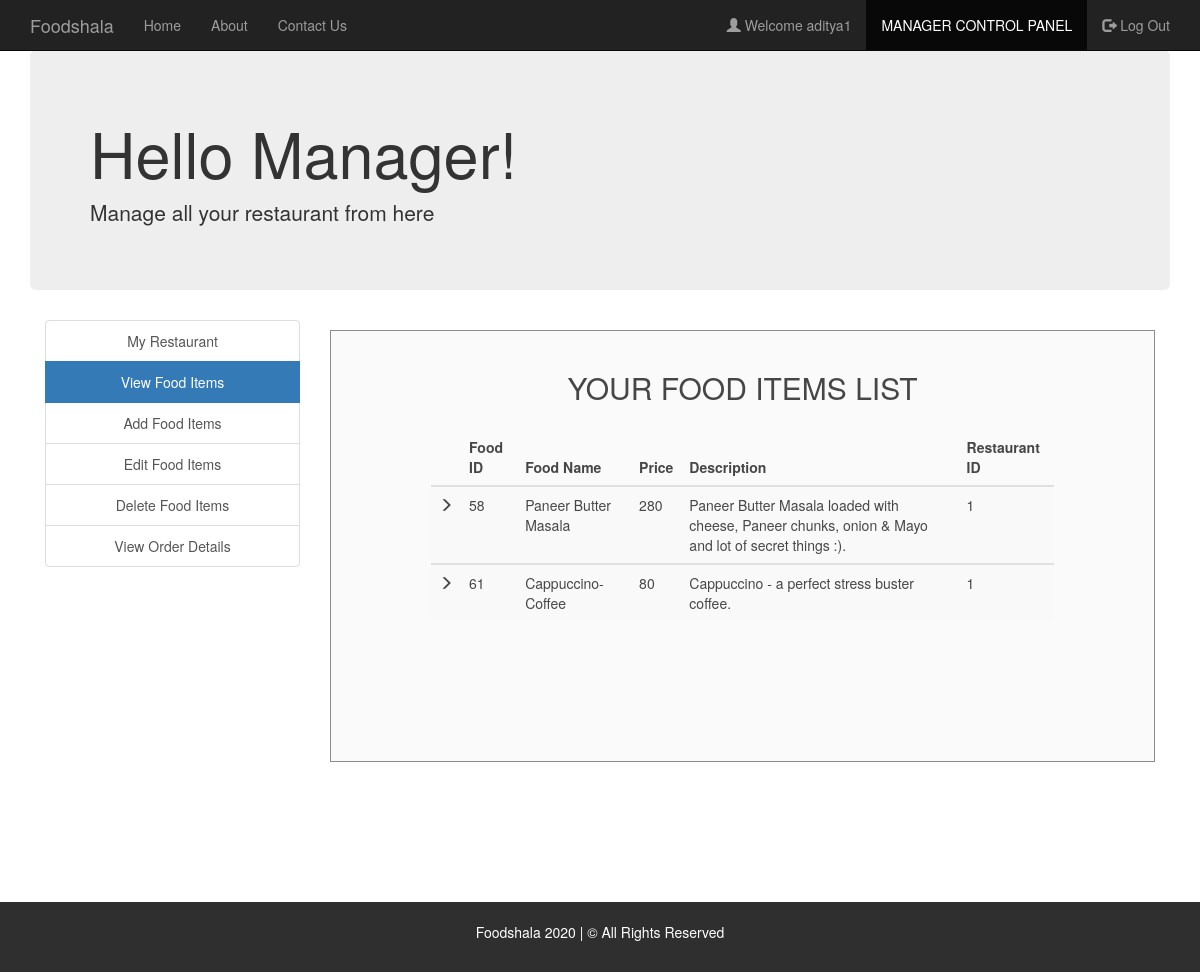
/view_food_items.php (signed in), run on the app's committed database.
### tables this page shows
CREATE TABLE `MANAGER` (
  `username` varchar(30) NOT NULL,
  `fullname` varchar(30) NOT NULL,
  `email` varchar(30) NOT NULL,
  `contact` varchar(30) NOT NULL,
  `address` varchar(50) NOT NULL,
  `password` varchar(30) NOT NULL
);

CREATE TABLE `FOOD` (
  `F_ID` int(30) NOT NULL,
  `name` varchar(30) NOT NULL,
  `price` int(30) NOT NULL,
  `description` varchar(200) NOT NULL,
  `R_ID` int(30) NOT NULL,
  `images_path` varchar(200) NOT NULL
);

### session_m.php (called while the page is built, shortened)
<?php
$conn = Connect();
$user_check=$_SESSION['login_user1'];
$query = "SELECT username FROM MANAGER WHERE username = '$user_check'";
$ses_sql = mysqli_query($conn, $query);
$row = mysqli_fetch_assoc($ses_sql);
$login_session =$row['username'];
?>

### view_food_items.php (the view, shortened to what this page needs)
<?php
include('session_m.php');
?>
<!DOCTYPE html>
<html>
  <head>
  </head>
  <link rel="stylesheet" type = "text/css" href ="css/view_food_items.css">
  <link rel="stylesheet" type = "text/css" href ="css/bootstrap.min.css">
  <body>
    <nav class="navbar navbar-inverse navbar-fixed-top navigation-clean-search" role="navigation">
      <div class="container">
        <div class="navbar-header">
          <a class="navbar-brand" href="index.php">Foodshala</a>
        </div>
        <div class="collapse navbar-collapse " id="myNavbar">
          <ul class="nav navbar-nav">
            <li><a href="index.php">Home</a></li>
            <li><a href="aboutus.php">About</a></li>
            <li><a href="contactus.php">Contact Us</a></li>
          </ul>
          <ul class="nav navbar-nav navbar-right">
            <li><a href="#"><span class="glyphicon glyphicon-user"></span> Welcome <?php echo $login_session; ?> </a></li>
            <li class="active"> <a href="managerlogin.php">MANAGER CONTROL PANEL</a></li>
            <li><a href="logout_m.php"><span class="glyphicon glyphicon-log-out"></span> Log Out </a></li>
          </ul>
        </div>
      </div>
    </nav>
<div class="container">
    <div class="jumbotron">
     <h1>Hello Manager! </h1>
     <p>Manage all your restaurant from here</p>
    </div>
    </div>
<div class="container">
    	<div class="col-xs-3" style="text-align: center;">
    	<div class="list-group">
    		<a href="myrestaurant.php" class="list-group-item ">My Restaurant</a>
    		<a href="view_food_items.php" class="list-group-item active">View Food Items</a>
    		<a href="add_food_items.php" class="list-group-item ">Add Food Items</a>
    		<a href="edit_food_items.php" class="list-group-item ">Edit Food Items</a>
    		<a href="delete_food_items.php" class="list-group-item ">Delete Food Items</a>
        <a href="view_order_details.php" class="list-group-item ">View Order Details</a>
    	</div>
    </div>
    <div class="col-xs-9">
      <div class="form-area" style="padding: 0px 100px 100px 100px;">
        <form action="" method="POST">
        <br style="clear: both">
          <h3 style="margin-bottom: 25px; text-align: center; font-size: 30px;"> YOUR FOOD ITEMS LIST </h3>
<?php
$user_check=$_SESSION['login_user1'];
$sql = "SELECT * FROM food f WHERE f.R_ID IN (SELECT r.R_ID FROM RESTAURANTS r WHERE r.M_ID='$user_check') ORDER BY F_ID";
$result = mysqli_query($conn, $sql);
if (mysqli_num_rows($result) > 0)
{
  ?>
  <table class="table table-striped">
    <thead class="thead-dark">
      <tr>
        <th>  </th>
        <th> Food ID </th>
        <th> Food Name </th>
        <th> Price </th>
        <th> Description </th>
        <th> Restaurant ID </th>
      </tr>
    </thead>
    <?PHP
      while($row = mysqli_fetch_assoc($result)){
    ?>
  <tbody>
    <tr>
      <td> <span class="glyphicon glyphicon-menu-right"></span> </td>
      <td><?php echo $row["F_ID"]; ?></td>
      <td><?php echo $row["name"]; ?></td>
      <td><?php echo $row["price"]; ?></td>
      <td><?php echo $row["description"]; ?></td>
      <td><?php echo $row["R_ID"]; ?></td>
    </tr>
  </tbody>
  <?php } ?>
  </table>
    <br>
  <?php } else { ?>
  <h4><center>0 RESULTS</center> </h4>
  <?php } ?>
        </form>
        </div>
    </div>
</div>
<br>
<br>
<br>
<br>
  </body>
  <footer class="container-fluid bg-4 text-center">
  <br>
  <p> Foodshala 2020 | &copy All Rights Reserved </p>
  <br>
  </footer>
</html>

### css/view_food_items.css (style rules this page uses)
body,html { height: 100%; }
body { padding-top: 50px; background-image: url('headerimg2.jpg'); background-repeat: repeat; background-size: 100%; }
.bg-4 { background-color: #2f2f2f; color: #ffffff; }
footer { display: block; }
.form-area { background-color: #FAFAFA; padding: 10px 40px 60px; margin: 10px 0px 60px; border: 1px solid GREY; opacity:0.9; }

### data on the page
manager: username "aditya1"
food: F_ID "58", name "Paneer Butter Masala", price "280", description "Paneer Butter Masala loaded with cheese, Paneer chunks, onion & Mayo and lot of secret things :).", R_ID "1"
food: F_ID "61", name "Cappuccino-Coffee", price "80", description "Cappuccino - a perfect stress buster coffee.", R_ID "1"
